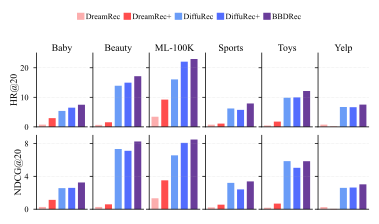

The Python source for this figure:
import numpy as np
import matplotlib.pyplot as plt

# =========================
# 1. Data
# =========================

datasets = ["Baby", "Beauty", "ML-100K", "Sports", "Toys", "Yelp"]

methods = [
    "DreamRec",
    "DreamRec+",
    "DiffuRec",
    "DiffuRec+",
    "BBDRec",
]

data = {
    "Baby": {
        "HR": {
            "DreamRec": 0.7648,
            "DreamRec+": 2.9477,
            "DiffuRec": 5.3820,
            "DiffuRec+": 6.4947,
            "BBDRec": 7.4841,
        },
        "NDCG": {
            "DreamRec": 0.2777,
            "DreamRec+": 1.1317,
            "DiffuRec": 2.5649,
            "DiffuRec+": 2.5982,
            "BBDRec": 3.2566,
        },
    },
    "Beauty": {
        "HR": {
            "DreamRec": 0.6815,
            "DreamRec+": 1.5667,
            "DiffuRec": 13.9102,
            "DiffuRec+": 14.9569,
            "BBDRec": 17.1476,
        },
        "NDCG": {
            "DreamRec": 0.2728,
            "DreamRec+": 0.5908,
            "DiffuRec": 7.3326,
            "DiffuRec+": 7.1147,
            "BBDRec": 8.2508,
        },
    },
    "ML-100K": {
        "HR": {
            "DreamRec": 3.4395,
            "DreamRec+": 9.2246,
            "DiffuRec": 16.0688,
            "DiffuRec+": 22.0501,
            "BBDRec": 22.9676,
        },
        "NDCG": {
            "DreamRec": 1.3339,
            "DreamRec+": 3.5123,
            "DiffuRec": 6.5550,
            "DiffuRec+": 8.0732,
            "BBDRec": 8.4818,
        },
    },
    "Sports": {
        "HR": {
            "DreamRec": 0.7432,
            "DreamRec+": 1.1068,
            "DiffuRec": 6.2174,
            "DiffuRec+": 5.7615,
            "BBDRec": 7.9144,
        },
        "NDCG": {
            "DreamRec": 0.2148,
            "DreamRec+": 0.5465,
            "DiffuRec": 3.2067,
            "DiffuRec+": 2.4112,
            "BBDRec": 3.3872,
        },
    },
    "Toys": {
        "HR": {
            "DreamRec": 0.4755,
            "DreamRec+": 1.7918,
            "DiffuRec": 9.8590,
            "DiffuRec+": 9.9694,
            "BBDRec": 12.1264,
        },
        "NDCG": {
            "DreamRec": 0.1731,
            "DreamRec+": 0.6769,
            "DiffuRec": 5.8508,
            "DiffuRec+": 5.0427,
            "BBDRec": 5.8464,
        },
    },
    "Yelp": {
        "HR": {
            "DreamRec": 0.7681,
            "DreamRec+": 0.0878,
            "DiffuRec": 6.7315,
            "DiffuRec+": 6.6610,
            "BBDRec": 7.5349,
        },
        "NDCG": {
            "DreamRec": 0.2477,
            "DreamRec+": 0.0272,
            "DiffuRec": 2.5951,
            "DiffuRec+": 2.6400,
            "BBDRec": 3.0242,
        },
    },
}

# =========================
# 2. ACM style
# =========================

plt.rcParams.update(
    {
        "font.family": "serif",
        "font.serif": ["Times New Roman", "Times", "DejaVu Serif"],
        "font.size": 7,
        "axes.labelsize": 7,
        "axes.titlesize": 7,
        "xtick.labelsize": 6,
        "ytick.labelsize": 6,
        "legend.fontsize": 5.8,
        "axes.linewidth": 0.55,
        "xtick.major.width": 0.55,
        "ytick.major.width": 0.55,
        "xtick.major.size": 2.3,
        "ytick.major.size": 2.3,
        "pdf.fonttype": 42,
        "ps.fonttype": 42,
    }
)

# =========================
# 3. Plot
# =========================

fig, axes = plt.subplots(2, 6, figsize=(3.8, 1.95), sharey="row")

# Same-color families:
# DreamRec / DreamRec+: light blue / dark blue
# DiffuRec / DiffuRec+: light orange / dark orange
# BBDRec: red
colors = [
    "#FCAEAE",  # DreamRec, medium light red
    "#FF4D4D",  # DreamRec+, strong red
    "#6A9CF7",  # DiffuRec, medium blue
    "#536DFE",  # DiffuRec+, deep blue
    "#6A3D9A",  # BBDRec, deep purple
]


x = np.arange(len(methods))

for col, dataset in enumerate(datasets):
    hr_vals = np.array([data[dataset]["HR"][method] for method in methods])
    ndcg_vals = np.array([data[dataset]["NDCG"][method] for method in methods])

    ax_hr = axes[0, col]
    ax_ndcg = axes[1, col]

    ax_hr.bar(
        x,
        hr_vals,
        color=colors,
        width=0.72,
    )

    ax_ndcg.bar(
        x,
        ndcg_vals,
        color=colors,
        width=0.72,
    )

    for ax in [ax_hr, ax_ndcg]:
        ax.grid(axis="y", linestyle=":", linewidth=0.35, alpha=0.55)
        ax.set_xticks([])
        ax.tick_params(axis="x", length=0)
        ax.spines["top"].set_visible(False)
        ax.spines["right"].set_visible(False)

    ax_hr.set_title(dataset, pad=1.5)

axes[0, 0].set_ylabel("HR@20", labelpad=1)
axes[1, 0].set_ylabel("NDCG@20", labelpad=1)

# y-axis ranges
axes[0, 0].set_ylim(0, 25)
axes[1, 0].set_ylim(0, 9)

for ax in axes[0, :]:
    ax.set_yticks([0, 10, 20])
for ax in axes[1, :]:
    ax.set_yticks([0, 4, 8])

# =========================
# 4. Shared legend
# =========================

handles = [plt.Rectangle((0, 0), 1, 1, color=colors[i]) for i in range(len(colors))]

fig.legend(
    handles,
    methods,
    loc="upper center",
    ncol=5,
    frameon=False,
    bbox_to_anchor=(0.5, 1.12),
    columnspacing=0.55,
    handlelength=0.75,
    handletextpad=0.25,
)

fig.tight_layout(
    rect=[0.0, 0.0, 1.0, 0.98],
    w_pad=0.25,
    h_pad=0.35,
)

plt.savefig("7_plus.pdf", bbox_inches="tight")
plt.show()
